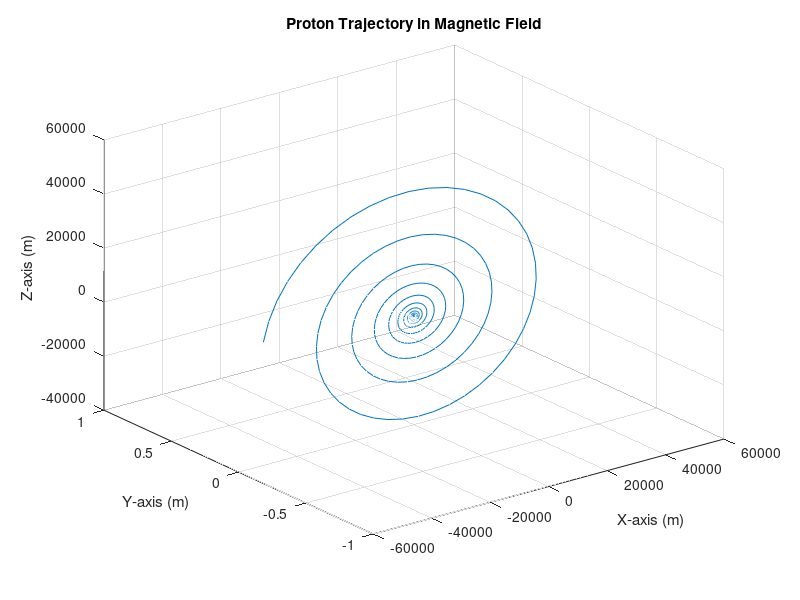

The MATLAB script that drew this image:
% analysis of Lihengs idea on reverse dose calculation method with given
% end position, velocity and angle

% definition of basic 3D 10x10x10 cm^3 box
x = 10;
y = 10;
z = 10;

% definition of parameters
q = 1.602 * 10^(-19); % [C]
m = 1.6726 * 10^(-27); % [kg]
B = [0, 1.5, 0]; % 1.5 [T] in y-axis

% initial conditions
initial_position = [0,0,0]; % initial position of x y and z in [m]
initial_velocity = [269813212.2, 0, 0]; % initial velocity v = 0.9c in x-axis [m/s]


% simulation parameters
dt = 1 * 10^(-9); % time step in [s]
num_steps = 1000; % 1000 steps in iteration

% Initialize arrays to store position, velocity, and angles at each step
positions = zeros(num_steps + 1, 3);
velocities = zeros(num_steps + 1, 3);
angles = zeros(num_steps + 1, 2); % Columns represent azimuthal and polar angles



% set initial condition
positions(1, :) = initial_position;
velocities(1, :) = initial_velocity;

% calculate Lorentz force with numerical integration!
for step = 1:num_steps
    % Calculate Lorentz force
    F = q * cross(velocities(step, :), B);
    
    % Update velocity and position using the equations of motion
    acceleration = F / m;
    velocities(step + 1, :) = velocities(step, :) + acceleration * dt;
    positions(step + 1, :) = positions(step, :) + velocities(step + 1, :) * dt;

    % Convert velocity vector to spherical coordinates
    [azimuthal_angle, polar_angle, ~] = cart2sph(velocities(step + 1, 1), velocities(step + 1, 2), velocities(step + 1, 3));

    angles(step + 1, :) = [azimuthal_angle, polar_angle];
end

% Calculate initial and final angles
initial_angles = angles(1, :);
final_angles = angles(end, :);

% Display results
figure;
plot3(positions(:, 1), positions(:, 2), positions(:, 3));
xlabel('X-axis (m)');
ylabel('Y-axis (m)');
zlabel('Z-axis (m)');
title('Proton Trajectory in Magnetic Field');
grid on;

% Display initial and final angles
disp('Initial Angles (Azimuthal, Polar):');
disp(rad2deg(initial_angles));
disp('Final Angles (Azimuthal, Polar):');
disp(rad2deg(final_angles));

% Display end position
disp('End Position:');
disp(positions(end, :));